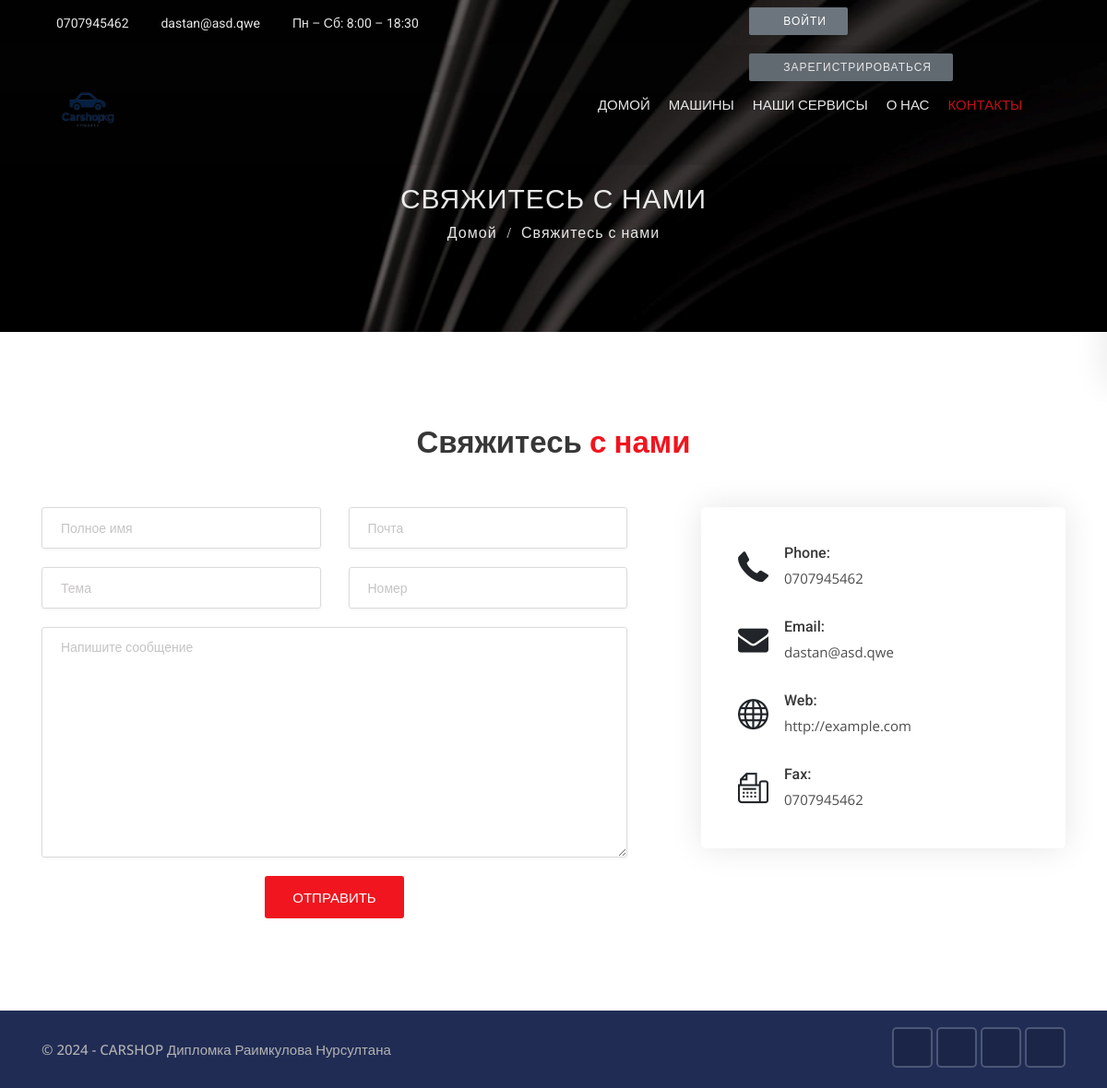
The app's page /contact with its own data.
### contacts/models.py (models this page shows, shortened)
class SingletonModel(models.Model):
    class Meta:
        abstract = True

class SiteSetting(SingletonModel):
    contacts = models.TextField(blank=True, verbose_name='Контакт')
    emails = models.TextField(blank=True, verbose_name='Почта')
    time = models.CharField(max_length=123, default='Пн – Сб: 8:00 – 18:30', blank=True)
    site = models.URLField(blank=True, default='example.com')
    address = models.CharField(max_length=123, verbose_name="Адрес")
    title = models.CharField(max_length=123, blank=True, null=True, verbose_name='О нас название')
    about_us = RichTextField(blank=True, null=True, verbose_name='О нас')
    image1 = models.ImageField(upload_to='images/')
    image2 = models.ImageField(upload_to='images/')
    image3 = models.ImageField(upload_to='images/')
    video = models.URLField(blank=True, default='https://www.youtube.com/watch?v=jfKfPfyJRdk&ab_channel=LofiGirl')
    class Meta:
        verbose_name = 'Настройка сайта'
        verbose_name_plural = 'Настройки сайта'

### pages/views.py (the view, shortened to what this page needs)
# urls.py: path('contact', views.contact, name='contact'),
def contact(request):
    return render(request, 'pages/contact.html', {'site': SiteSetting.objects.all().first()})

### templates/pages/contact.html (shortened to what this page needs)
{% extends 'base.html' %}
{% block content %}
<div class="sub-banner overview-bgi">
    <div class="container breadcrumb-area">
        <div class="breadcrumb-areas">
            <h1>Свяжитесь с нами</h1>
            <ul class="breadcrumbs">
                <li><a href="{% url 'home' %}">Домой</a></li>
                <li class="active">Свяжитесь с нами</li>
            </ul>
        </div>
    </div>
</div>
<div class="contact-2 content-area-5">
    <div class="container">
        <div class="main-title text-center">
            <h1>Свяжитесь <span>с нами</span></h1>
        </div>
        <form action="{% url 'contact' %}" method="POST" enctype="multipart/form-data">
            <div class="row">
                <div class="col-lg-7">
                    <div class="row">
                        <div class="col-md-6 text-left">
                            <div class="form-group name">
                                <input type="text" name="name" class="form-control" placeholder="Полное имя" required>
                            </div>
                        </div>
                        <div class="col-md-6">
                            <div class="form-group email">
                                <input type="email" name="email" class="form-control" placeholder="Почта" required>
                            </div>
                        </div>
                        <div class="col-md-6">
                            <div class="form-group subject">
                                <input type="text" name="subject" class="form-control" placeholder="Тема" required>
                            </div>
                        </div>
                        <div class="col-md-6">
                            <div class="form-group number">
                                <input type="text" name="phone" class="form-control" placeholder="Номер">
                            </div>
                        </div>
                        <div class="col-md-12">
                            <div class="form-group message">
                                <textarea class="form-control" name="message" placeholder="Напишите сообщение"></textarea>
                            </div>
                        </div>
                        <div class="col-md-12">
                            <div class="send-btn text-center">
                                <button type="submit" class="btn btn-md button-theme">Отправить</button>
                            </div>
                        </div>
                    </div>
                </div>
                <div class="col-lg-5">
                    <div class="contact-info-2">
                        <div class="ci-box">
                            <div class="icon">
                                <i class="flaticon-phone"></i>
                            </div>
                            <div class="detail">
                                <h5>Phone:</h5>
                                <p><a href="#">{{ site.contacts }}</a></p>
                            </div>
                        </div>
                        <div class="ci-box">
                            <div class="icon">
                                <i class="flaticon-mail"></i>
                            </div>
                            <div class="detail">
                                <h5>Email:</h5>
                                <p><a href="#">{{ site.emails }}</a></p>
                            </div>
                        </div>
                        <div class="ci-box">
                            <div class="icon">
                                <i class="flaticon-earth"></i>
                            </div>
                            <div class="detail">
                                <h5>Web:</h5>
                                <p><a href="#">{{ site.site }}</a></p>
                            </div>
                        </div>
                        <div class="ci-box mb-0">
                            <div class="icon">
                                <i class="flaticon-fax"></i>
                            </div>
                            <div class="detail">
                                <h5>Fax:</h5>
                                <p><a href="#">{{ site.contacts }}</a></p>
                            </div>
                        </div>
                    </div>
                </div>
            </div>
        </form>
    </div>
</div>
{% endblock %}

### templates/includes/topbar.html
<header class="top-header th-2 top-header-bg">
    <div class="container">
        <div class="row">
            <div class="col-lg-8 col-md-8 col-sm-7">
                <div class="list-inline">
                    <a href="tel:{{ site.contacts }}"><i class="fa fa-phone"></i>{{ site.contacts }}</a>
                    <a href="tel:{{ site.emails }}"><i class="fa fa-envelope"></i>{{ site.emails }}</a>
                    <a href="tel:info@carweb.cm"><i class="fa fa-clock-o"></i>{{ site.time }}</a>
                </div>
            </div>
            <div class="col-lg-4 col-md-4 col-sm-5">
                <ul class="top-social-media pull-right">
                  {% if user.is_authenticated %}
                  <li>
                      <a href="{% url 'dashboard' %}" class="btn btn-secondary btn-xs"><i class="fa fa-tachometer"></i> Панель управление</a>
                  </li>
                  <li>
                      <a href="javascript:{document.getElementById('logout').submit()}" class="btn btn-danger btn-xs"><i class="fa fa-sign-out"></i> Выйти</a>
                      <form action="{% url 'logout' %}" id="logout" method="POST">
                        {% csrf_token %}
                        <input type="hidden">
                      </form>
                  </li>
                  {% else %}
                    <li>
                        <a href="{% url 'login' %}" class="btn btn-secondary btn-xs"><i class="fa fa-sign-in"></i> Войти</a>
                    </li>
                    <li>
                        <a href="{% url 'register' %}" class="btn btn-secondary btn-xs"><i class="fa fa-user-plus"></i> Зарегистрироваться</a>
                    </li>
                  {% endif %}
                </ul>
            </div>
        </div>
    </div>
</header>

### cardealer/static/css/skins/red.css (style rules this page uses)
.button-theme { background:#f0151f; }
.main-title h1 span { color:#f0151f; }

### records on screen
SiteSetting: contacts "0707945462", emails "dastan@asd.qwe", time "Пн – Сб: 8:00 – 18:30", site "http://example.com"
